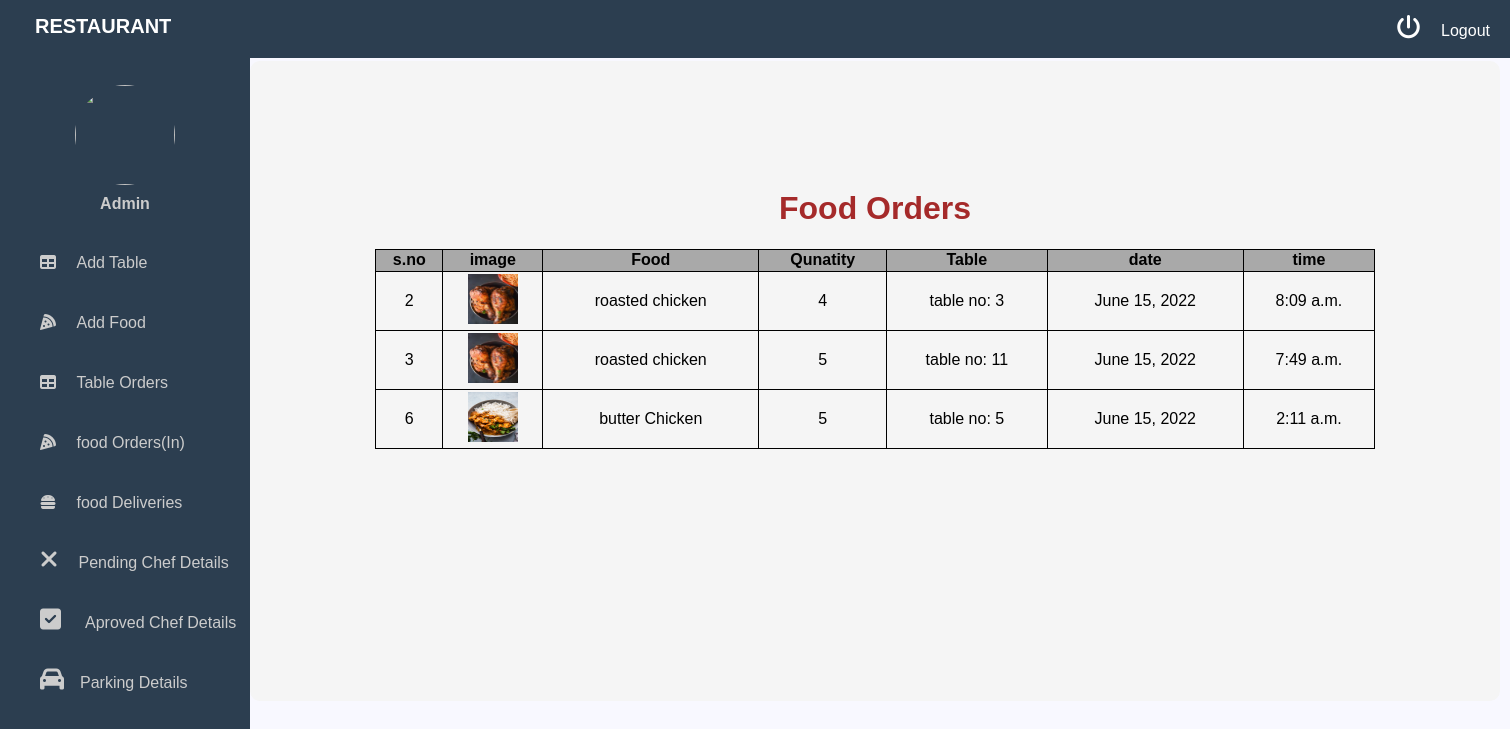
/admin-food-orders/ (signed in), run on the app's committed database.
### customer/models.py (models this page shows)
class FoodOrder(models.Model):
    customer=models.ForeignKey(Customer,on_delete=models.CASCADE,null=True)
    food=models.ForeignKey(ReserveFood,on_delete=models.CASCADE,null=True)
    table=models.ForeignKey(TableOrder,on_delete=models.CASCADE,null=True,blank=True)
    checked=models.BooleanField(blank=True,null=True)
    food_quantity=models.IntegerField(choices=quantity,null=True,blank=True)
    total_price=models.IntegerField(null=True,blank=True)
    parking=models.ForeignKey(Parking,on_delete=models.CASCADE,null=True,blank=True)
    address1=models.CharField(max_length=400,blank=True)
    address2=models.CharField(max_length=400,blank=True)
    city=models.CharField(max_length=400,blank=True)
    state=models.CharField(max_length=200,blank=True)
    pincode=models.PositiveIntegerField(null=True,blank=True)
    def __str__(self):
        return self.food.name

class TableOrder(models.Model):
    table=models.ForeignKey(ReserveTable,on_delete=models.CASCADE,null=True)
    customer=models.ForeignKey(Customer,on_delete=models.CASCADE,null=True)
    seater=models.IntegerField(choices=seater_choices,null=True)
    date=models.DateField(null=True)
    pre_time=models.TimeField(null=True)
    time=models.TimeField(null=True)
    out_time=models.TimeField(null=True)

### core/models.py (models this page shows, shortened)
class ReserveFood(models.Model):
    name=models.CharField(max_length=40)
    price=models.IntegerField()
    food_type=models.CharField(max_length=40,choices=type,null=True)
    food_pic=models.ImageField(upload_to='food_pic/',null=True,blank=True)

class ReserveTable(models.Model):
    seater=models.IntegerField(choices=seater_choices)
    table_pic=models.ImageField(upload_to='table_pic/',null=True,blank=True)

### core/views.py (the view)
# urls.py: path('admin-food-orders/',views.admin_food_orders,name='admin-food-orders'),
@login_required(login_url='admin-sign-in')
def admin_food_orders(request):
    food_orders=FoodOrder.objects.filter(~Q(address1=None))
    return render(request,'admin/foodorders.html',{'foodorders':food_orders})

### templates/admin/foodorders.html (shortened to what this page needs)
<!DOCTYPE html>
<html lang="en">
<head>
    <link rel="stylesheet" href=" https://cdnjs.cloudflare.com/ajax/libs/font-awesome/5.12.1/css/all.min.css">
    <link rel="stylesheet" href="https://cdnjs.cloudflare.com/ajax/libs/font-awesome/4.7.0/css/font-awesome.min.css">
</head>
<body>
    {% include 'admin/base.html' %}
<div class="container"><br><br><br><br><br><br>
<center><h1> Food Orders</h1></center>
<table border="1" height="200" width="1000" align="center" >
<tr align="center" background-color="blue">
    <th >s.no</th>  <th>image</th>   <th>Food </th>  <th>Qunatity</th>  <th>Table</th> <th>date</th> <th>time</th>
</tr>
{% for food in foodorders %}
{% if food.table %}
<tr align="center" >
    <td>{{forloop.counter}}</td>  <td><img src="{{food.food.food_pic.url}}" width="50" height="50"></td>   <td>{{food}}</td>  <td>{{food.food_quantity}}</td> <td>table no: {{food.table.table.id}}</td> <td>{{food.table.date}}</td> <td>{{food.table.time}}</td>
</tr>
{% endif %}
{% endfor %}
</div>
</body>
</html>

### templates/admin/foodorders.html (style rules this page uses)
body { margin: 0; font-family: Arial, Helvetica, sans-serif; background-color: ghostwhite; }
.container { background-color: whitesmoke; margin-left: 250px; height:640px; margin-top: 25px; width: 1250px; border-radius: 10px; box-shadow:4px; }
h1 { color:brown; }
table, th, td { border: 1px solid black; border-collapse: collapse; border-color: black; }
th { background-color: darkgray; }

### templates/admin/base.html (style rules this page uses)
body { margin: 0; font-family: Arial, Helvetica, sans-serif; background-color: ghostwhite; }

### data on the page
FoodOrder: food.food_pic (picture), food.name "roasted chicken", food_quantity "4", table.table.id "3", table "June 15, 2022", table.time "8:09 a.m."
FoodOrder: food.food_pic (picture), food.name "roasted chicken", food_quantity "5", table.table.id "11", table "June 15, 2022", table.time "7:49 a.m."
FoodOrder: food.food_pic (picture), food.name "butter Chicken", food_quantity "5", table.table.id "5", table "June 15, 2022", table.time "2:11 a.m."
